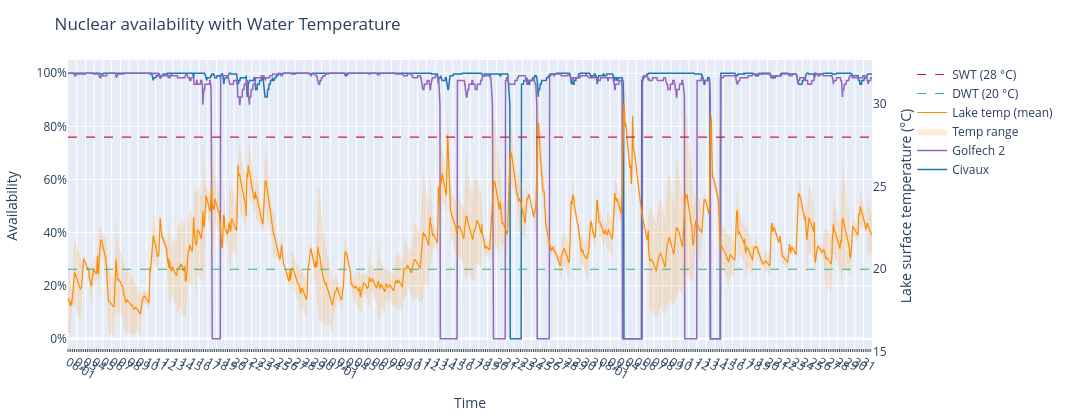

The notebook cell saved with this chart:
### Code cell
# Bus — individual lines per plant
fig = iplot_bus_profile(build_bus_damage_df("FR0 2", damage_df, cutout_data, powerplants_df, mode="individual"))
fig.show()

### Figure 1 — Plotly figure (JSON) as saved in the notebook; plotly's stock layout.template omitted (floating-point values rounded to 4 significant figures; data arrays with more than 128 entries replaced by an {"elided": "..."} marker saying what was removed)
{"data": [{"line": {"color": "#1f77b4", "width": 1.5}, "mode": "lines", "name": "Civaux", "type": "scatter", "x": {"elided": "2208 str values"}, "y": {"elided": "2208 float values"}, "yaxis": "y"}, {"line": {"color": "#9467bd", "width": 1.5}, "mode": "lines", "name": "Golfech 2", "type": "scatter", "x": {"elided": "2208 str values"}, "y": {"elided": "2208 float values"}, "yaxis": "y"}, {"hoverinfo": "skip", "line": {"color": "rgba(0,0,0,0)", "width": 0}, "mode": "lines", "showlegend": false, "type": "scatter", "x": {"elided": "2208 str values"}, "y": {"elided": "2208 float values"}, "yaxis": "y2"}, {"fill": "tonexty", "fillcolor": "rgba(255, 160, 50, 0.20)", "hoverinfo": "skip", "line": {"color": "rgba(0,0,0,0)", "width": 0}, "mode": "lines", "name": "Temp range", "type": "scatter", "x": {"elided": "2208 str values"}, "y": {"elided": "2208 float values"}, "yaxis": "y2"}, {"line": {"color": "darkorange", "width": 1.2}, "mode": "lines", "name": "Lake temp (mean)", "type": "scatter", "x": {"elided": "2208 str values"}, "y": {"elided": "2208 float values"}, "yaxis": "y2"}, {"hoverinfo": "skip", "line": {"color": "mediumseagreen", "dash": "dash", "width": 1.2}, "mode": "lines", "name": "DWT (20 °C)", "type": "scatter", "x": ["2022-06-01T00:00:00", "2022-08-31T23:00:00"], "y": [20, 20], "yaxis": "y2"}, {"hoverinfo": "skip", "line": {"color": "crimson", "dash": "dash", "width": 1.2}, "mode": "lines", "name": "SWT (28 °C)", "type": "scatter", "x": ["2022-06-01T00:00:00", "2022-08-31T23:00:00"], "y": [28, 28], "yaxis": "y2"}], "layout": {"height": 420, "hovermode": "x unified", "legend": {"orientation": "v", "x": 1.05, "xanchor": "left", "y": 1}, "margin": {"b": 60, "l": 60, "r": 220, "t": 60}, "title": {"text": "Nuclear availability with Water Temperature"}, "width": 1100, "xaxis": {"hoverformat": "%m-%d %H:00", "minor": {"dtick": 21600000, "showgrid": false, "ticks": "inside"}, "tickangle": 30, "tickmode": "array", "ticktext": ["06-01", "02", "03", "04", "05", "06", "07", "08", "09", "10", "11", "12", "13", "14", "15", "16", "17", "18", "19", "20", "21", "22", "23", "24", "25", "26", "27", "28", "29", "30", "07-01", "02", "03", "04", "05", "06", "07", "08", "09", "10", "11", "12", "13", "14", "15", "16", "17", "18", "19", "20", "21", "22", "23", "24", "25", "26", "27", "28", "29", "30", "31", "08-01", "02", "03", "04", "05", "06", "07", "08", "09", "10", "11", "12", "13", "14", "15", "16", "17", "18", "19", "20", "21", "22", "23", "24", "25", "26", "27", "28", "29", "30", "31"], "tickvals": ["2022-06-01T00:00:00", "2022-06-02T00:00:00", "2022-06-03T00:00:00", "2022-06-04T00:00:00", "2022-06-05T00:00:00", "2022-06-06T00:00:00", "2022-06-07T00:00:00", "2022-06-08T00:00:00", "2022-06-09T00:00:00", "2022-06-10T00:00:00", "2022-06-11T00:00:00", "2022-06-12T00:00:00", "2022-06-13T00:00:00", "2022-06-14T00:00:00", "2022-06-15T00:00:00", "2022-06-16T00:00:00", "2022-06-17T00:00:00", "2022-06-18T00:00:00", "2022-06-19T00:00:00", "2022-06-20T00:00:00", "2022-06-21T00:00:00", "2022-06-22T00:00:00", "2022-06-23T00:00:00", "2022-06-24T00:00:00", "2022-06-25T00:00:00", "2022-06-26T00:00:00", "2022-06-27T00:00:00", "2022-06-28T00:00:00", "2022-06-29T00:00:00", "2022-06-30T00:00:00", "2022-07-01T00:00:00", "2022-07-02T00:00:00", "2022-07-03T00:00:00", "2022-07-04T00:00:00", "2022-07-05T00:00:00", "2022-07-06T00:00:00", "2022-07-07T00:00:00", "2022-07-08T00:00:00", "2022-07-09T00:00:00", "2022-07-10T00:00:00", "2022-07-11T00:00:00", "2022-07-12T00:00:00", "2022-07-13T00:00:00", "2022-07-14T00:00:00", "2022-07-15T00:00:00", "2022-07-16T00:00:00", "2022-07-17T00:00:00", "2022-07-18T00:00:00", "2022-07-19T00:00:00", "2022-07-20T00:00:00", "2022-07-21T00:00:00", "2022-07-22T00:00:00", "2022-07-23T00:00:00", "2022-07-24T00:00:00", "2022-07-25T00:00:00", "2022-07-26T00:00:00", "2022-07-27T00:00:00", "2022-07-28T00:00:00", "2022-07-29T00:00:00", "2022-07-30T00:00:00", "2022-07-31T00:00:00", "2022-08-01T00:00:00", "2022-08-02T00:00:00", "2022-08-03T00:00:00", "2022-08-04T00:00:00", "2022-08-05T00:00:00", "2022-08-06T00:00:00", "2022-08-07T00:00:00", "2022-08-08T00:00:00", "2022-08-09T00:00:00", "2022-08-10T00:00:00", "2022-08-11T00:00:00", "2022-08-12T00:00:00", "2022-08-13T00:00:00", "2022-08-14T00:00:00", "2022-08-15T00:00:00", "2022-08-16T00:00:00", "2022-08-17T00:00:00", "2022-08-18T00:00:00", "2022-08-19T00:00:00", "2022-08-20T00:00:00", "2022-08-21T00:00:00", "2022-08-22T00:00:00", "2022-08-23T00:00:00", "2022-08-24T00:00:00", "2022-08-25T00:00:00", "2022-08-26T00:00:00", "2022-08-27T00:00:00", "2022-08-28T00:00:00", "2022-08-29T00:00:00", "2022-08-30T00:00:00", "2022-08-31T00:00:00"], "title": {"text": "Time"}}, "yaxis": {"range": [-0.05, 1.05], "side": "left", "tickformat": ".0%", "title": {"text": "Availability"}}, "yaxis2": {"overlaying": "y", "showgrid": false, "side": "right", "title": {"text": "Lake surface temperature (°C)"}}}}
